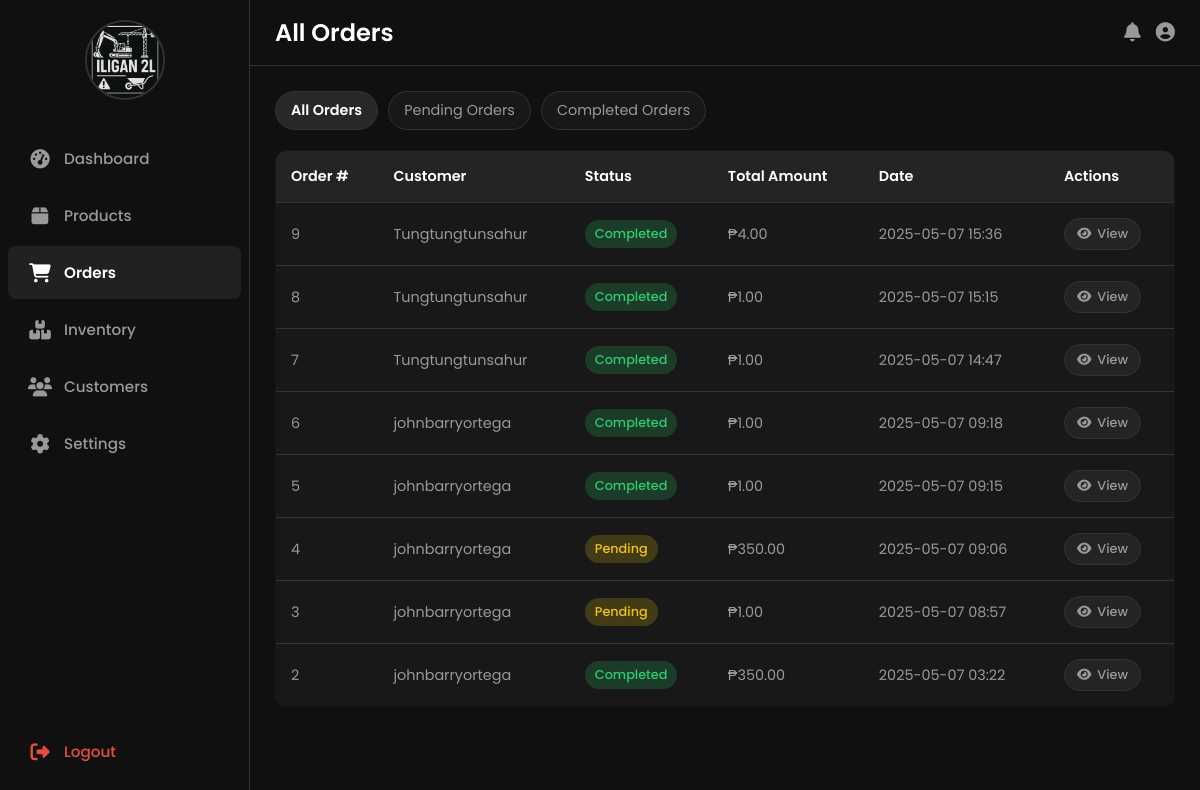
The app's page /orders/all/ (signed in) with its own data.
### core/models.py (models this page shows, shortened)
class Order(models.Model):
    STATUS_CHOICES = (
        ('Pending', 'Pending'),  # Order placed but not processed yet
        ('Processing', 'Processing'),  # Order is being processed
        ('Completed', 'Completed'),  # Order has been fulfilled and delivered
        ('Cancelled', 'Cancelled'),  # Order was cancelled
    )
    customer = models.ForeignKey(
        CustomUser,
        on_delete=models.CASCADE,  # Delete orders if the customer is deleted
        limit_choices_to={'role': 'Customer'}  # Only customers can place orders
    )
    order_date = models.DateTimeField(auto_now_add=True)  # Date and time when order was placed
    total_amount = models.DecimalField(max_digits=10, decimal_places=2)  # Total order amount
    status = models.CharField(max_length=50, choices=STATUS_CHOICES, default='Pending')  # Current order status

class CustomUser(AbstractUser):
    ROLE_CHOICES = (
        ('Customer', 'Customer'),  # Regular customers who can browse and purchase products
        ('Administrator', 'Administrator'),  # Administrators who can manage inventory and orders
    )
    role = models.CharField(max_length=20, choices=ROLE_CHOICES, default='Customer')

### core/views.py (the view)
# urls.py: path('orders/all/', views.all_orders, name='all_orders'),
@login_required  # Ensure user is logged in to view all orders (admin/staff only)
def all_orders(request):
    orders = Order.objects.all().order_by('-order_date')  # Newest orders first
    return render(request, 'core/all_orders.html', {'orders': orders})

### core/context_processors.py (called while the page is built)
def cart_processor(request):
    cart_items_count = 0
    cart_items = []
    cart_total_price = 0
    if request.user.is_authenticated and hasattr(request.user, 'role') and request.user.role == 'Customer':
        try:
            cart = Cart.objects.filter(customer=request.user, is_active=True).first()
            if cart:
                cart_items_count = cart.get_total_items()
                cart_items = cart.cartitem_set.all()
                cart_total_price = cart.get_total_price()
        except Exception as e:
            print(f'Error in cart_processor: {str(e)}')
            pass
    return {
        'cart_items_count': cart_items_count,
        'cart_items': cart_items,
        'cart_total_price': cart_total_price
    }

### core/models.py (called while the page is built)
    def get_total_price(self):
        return sum(item.get_total_price() for item in self.cartitem_set.all())

    def get_total_items(self):
        return sum(item.quantity for item in self.cartitem_set.all())

    def get_total_price(self):
        return self.product.price * self.quantity

### core/templates/core/all_orders.html (shortened to what this page needs)
{% extends 'core/staff_base.html' %}
{% load static %}
{% block page_title %}All Orders{% endblock %}
{% block content %}
    <div class="filter-tabs">
        <a href="{% url 'all_orders' %}" class="filter-tab active">All Orders</a>
        <a href="{% url 'pending_orders' %}" class="filter-tab">Pending Orders</a>
        <a href="{% url 'completed_orders' %}" class="filter-tab">Completed Orders</a>
    </div>
    <table class="orders-table">
        <thead>
            <tr>
                <th>Order #</th>
                <th>Customer</th>
                <th>Status</th>
                <th>Total Amount</th>
                <th>Date</th>
                <th>Actions</th>
            </tr>
        </thead>
        <tbody>
            {% for order in orders %}
            <tr>
                <td>{{ order.id }}</td>
                <td>{{ order.customer.username }}</td>
                <td>
                    {% if order.status == 'Pending' %}
                        <span class="status-badge status-pending">{{ order.status }}</span>
                    {% elif order.status == 'Completed' %}
                        <span class="status-badge status-completed">{{ order.status }}</span>
                    {% elif order.status == 'Cancelled' %}
                        <span class="status-badge status-cancelled">{{ order.status }}</span>
                    {% else %}
                        {{ order.status }}
                    {% endif %}
                </td>
                <td>₱{{ order.total_amount }}</td>
                <td>{{ order.order_date|date:'Y-m-d H:i' }}</td>
                <td><a href="{% url 'order_detail' order.id %}" class="view-btn"><i class="fas fa-eye"></i> View</a></td>
            </tr>
            {% empty %}
            <tr>
                <td colspan="6" style="text-align:center; padding: 30px;">No orders found.</td>
            </tr>
            {% endfor %}
        </tbody>
    </table>
{% endblock %}

### core/templates/core/staff_base.html (style rules this page uses)
:root { --primary-color: black; --secondary-color: #E67E22; --accent-color: #000000; --light-color: orange; --dark-color: #50432c; --success-color: #2ECC71; --danger-color: #E74C3C; --box-shadow: 0 10px 20px rgba(0, 0, 0, 0.1); --transition: all 0.3s ease; --threads-bg: #101010; --threads-card-bg: #101010; --threads-text: #FFFFFF; --threads-secondary-text: #999999; --threads-border: #333333; --threads-hover: rgba(255, 255, 255, 0.1); --threads-success: #2ECC71; --threads-danger: #E74C3C; --threads-box-shadow: 0 10px 20px rgba(0, 0, 0, 0.2); --threads-transition: all 0.3s ease; }
* { margin: 0; padding: 0; box-sizing: border-box; }
body, html { height: 100%; font-family: 'Poppins', sans-serif; }
body { background-color: var(--threads-bg); color: var(--threads-text); display: flex; overflow-x: hidden; }
table { width: 100%; border-collapse: collapse; }
table th { background-color: rgba(255, 255, 255, 0.05); color: var(--threads-text); font-weight: 600; text-align: left; padding: 15px; font-size: 0.9rem; }
table td { padding: 15px; border-top: 1px solid var(--threads-border); color: var(--threads-secondary-text); font-size: 0.9rem; }

### core/templates/core/all_orders.html (style rules this page uses)
.orders-table { width: 100%; background: rgba(255, 255, 255, 0.03); border: 1px solid var(--threads-border); border-radius: 12px; overflow: hidden; margin-bottom: 30px; }
.orders-table th { background-color: rgba(255, 255, 255, 0.05); color: var(--threads-text); font-weight: 600; text-align: left; padding: 15px; font-size: 0.9rem; }
.orders-table td { padding: 15px; border-top: 1px solid var(--threads-border); color: var(--threads-secondary-text); font-size: 0.9rem; }
.view-btn { display: inline-flex; align-items: center; gap: 6px; padding: 6px 12px; background-color: rgba(255, 255, 255, 0.05); border: 1px solid var(--threads-border); border-radius: 20px; color: var(--threads-secondary-text); text-decoration: none; font-size: 0.8rem; font-weight: 500; transition: var(--threads-transition); }
.status-badge { display: inline-block; padding: 5px 10px; border-radius: 20px; font-size: 0.8rem; font-weight: 500; }
.status-pending { background-color: rgba(241, 196, 15, 0.2); color: #f1c40f; }
.status-completed { background-color: rgba(46, 204, 113, 0.2); color: var(--threads-success); }
.filter-tabs { display: flex; gap: 10px; margin-bottom: 20px; }
.filter-tab { display: inline-block; padding: 8px 15px; border-radius: 30px; background-color: rgba(255, 255, 255, 0.03); border: 1px solid var(--threads-border); color: var(--threads-secondary-text); text-decoration: none; font-size: 0.9rem; transition: var(--threads-transition); }
.filter-tab.active { background-color: rgba(255, 255, 255, 0.1); color: var(--threads-text); font-weight: 600; }

### records on screen
Order: id "9", customer.username "Tungtungtunsahur", status "Completed", total_amount "4.00", order_date "2025-05-07 15:36"
Order: id "8", customer.username "Tungtungtunsahur", status "Completed", total_amount "1.00", order_date "2025-05-07 15:15"
Order: id "7", customer.username "Tungtungtunsahur", status "Completed", total_amount "1.00", order_date "2025-05-07 14:47"
Order: id "6", customer.username "johnbarryortega", status "Completed", total_amount "1.00", order_date "2025-05-07 09:18"
Order: id "5", customer.username "johnbarryortega", status "Completed", total_amount "1.00", order_date "2025-05-07 09:15"
Order: id "4", customer.username "johnbarryortega", status "Pending", total_amount "350.00", order_date "2025-05-07 09:06"
Order: id "3", customer.username "johnbarryortega", status "Pending", total_amount "1.00", order_date "2025-05-07 08:57"
Order: id "2", customer.username "johnbarryortega", status "Completed", total_amount "350.00", order_date "2025-05-07 03:22"
